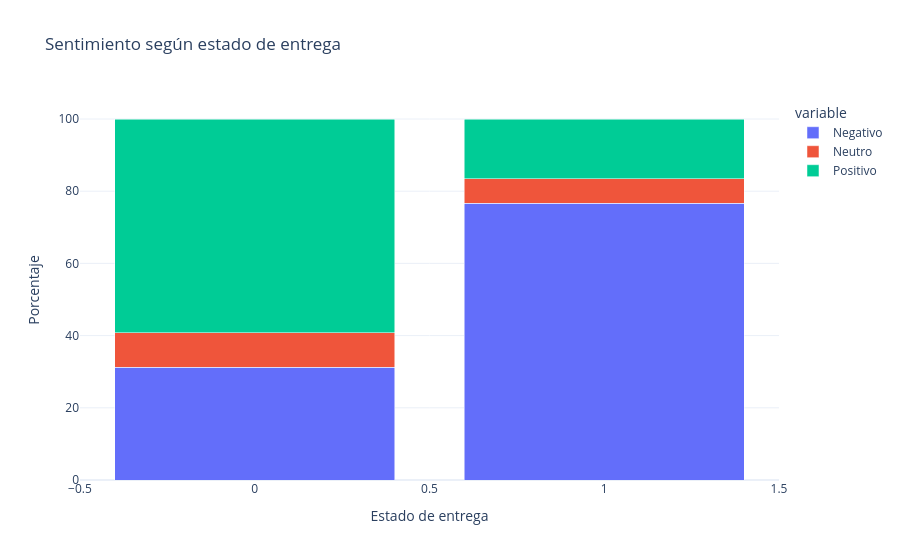

Notebook code for this chart:
### Markdown cell above
## Grafico de Sentimiento vs Atraso:

### Code cell
pivot_late = sentiment_vs_late.pivot(index="is_late", columns="sentiment_3", values="proportion").reset_index()

fig = px.bar(
    pivot_late,
    x="is_late",
    y=["Negativo", "Neutro", "Positivo"],
    title="Sentimiento según estado de entrega",
    barmode="stack"
)

fig.update_layout(
    xaxis_title="Estado de entrega",
    yaxis_title="Porcentaje"
)

fig.show()

### Figure 1 — Plotly figure (JSON) as saved in the notebook; plotly's stock layout.template omitted (floating-point values rounded to 4 significant figures)
{"data": [{"alignmentgroup": "True", "hovertemplate": "variable=Negativo<br>is_late=%{x}<br>value=%{y}<extra></extra>", "legendgroup": "Negativo", "marker": {"color": "#636efa", "pattern": {"shape": ""}}, "name": "Negativo", "offsetgroup": "Negativo", "orientation": "v", "showlegend": true, "textposition": "auto", "type": "bar", "x": [0, 1], "xaxis": "x", "y": [31.27, 76.61], "yaxis": "y"}, {"alignmentgroup": "True", "hovertemplate": "variable=Neutro<br>is_late=%{x}<br>value=%{y}<extra></extra>", "legendgroup": "Neutro", "marker": {"color": "#EF553B", "pattern": {"shape": ""}}, "name": "Neutro", "offsetgroup": "Neutro", "orientation": "v", "showlegend": true, "textposition": "auto", "type": "bar", "x": [0, 1], "xaxis": "x", "y": [9.58, 6.8], "yaxis": "y"}, {"alignmentgroup": "True", "hovertemplate": "variable=Positivo<br>is_late=%{x}<br>value=%{y}<extra></extra>", "legendgroup": "Positivo", "marker": {"color": "#00cc96", "pattern": {"shape": ""}}, "name": "Positivo", "offsetgroup": "Positivo", "orientation": "v", "showlegend": true, "textposition": "auto", "type": "bar", "x": [0, 1], "xaxis": "x", "y": [59.15, 16.58], "yaxis": "y"}], "layout": {"barmode": "stack", "legend": {"title": {"text": "variable"}, "tracegroupgap": 0}, "title": {"text": "Sentimiento según estado de entrega"}, "xaxis": {"anchor": "y", "domain": [0, 1], "title": {"text": "Estado de entrega"}}, "yaxis": {"anchor": "x", "domain": [0, 1], "title": {"text": "Porcentaje"}}}}
